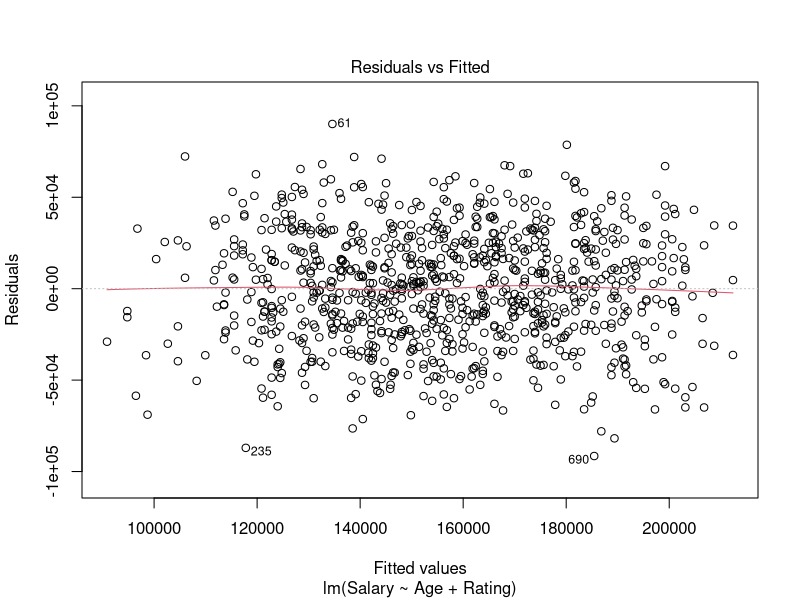
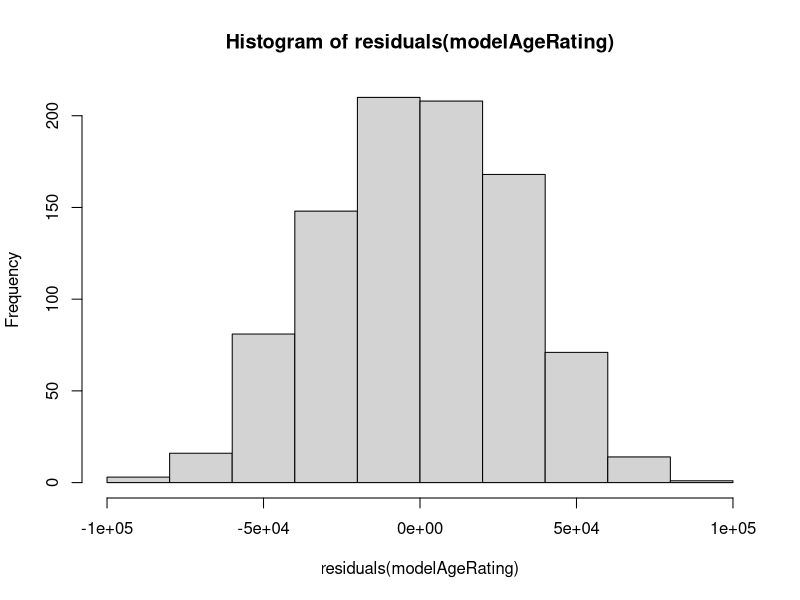
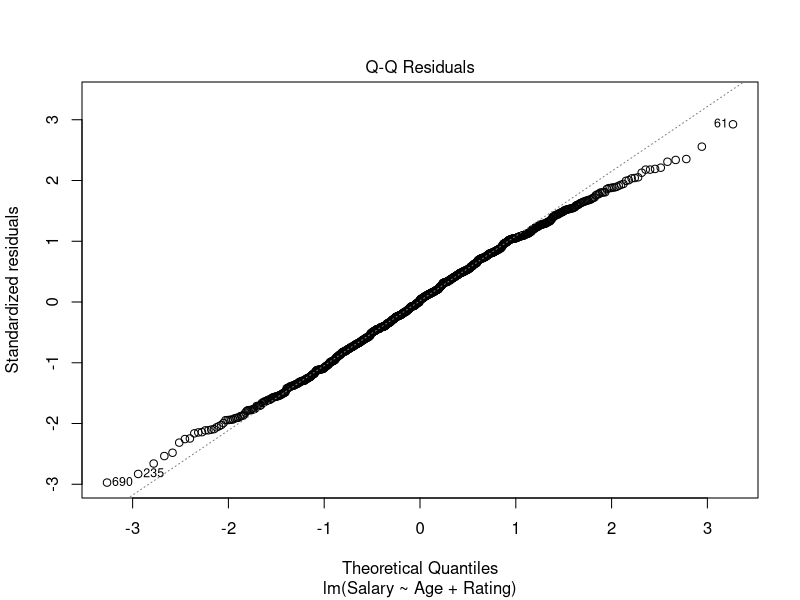

Here is the R script that generated these plots, in order:
library(tidyverse)
employees <- read_csv("_build/data/employee_data.csv")
employees$Salary <- parse_number(employees$Salary)
employees$Start_Date <- parse_date(employees$Start_Date, format = "%m/%d/%Y")
degreeLevels <- c("High School", "Associate's", "Bachelor's", "Master's", "Ph.D")
employees$Degree <- parse_factor(employees$Degree, levels = degreeLevels, ordered = TRUE)

modelAgeRating <- lm(Salary ~ Age + Rating, data=employees)
summary(modelAgeRating)

plot(modelAgeRating, which = 1)

hist(residuals(modelAgeRating))
plot(modelAgeRating, which = 2)
